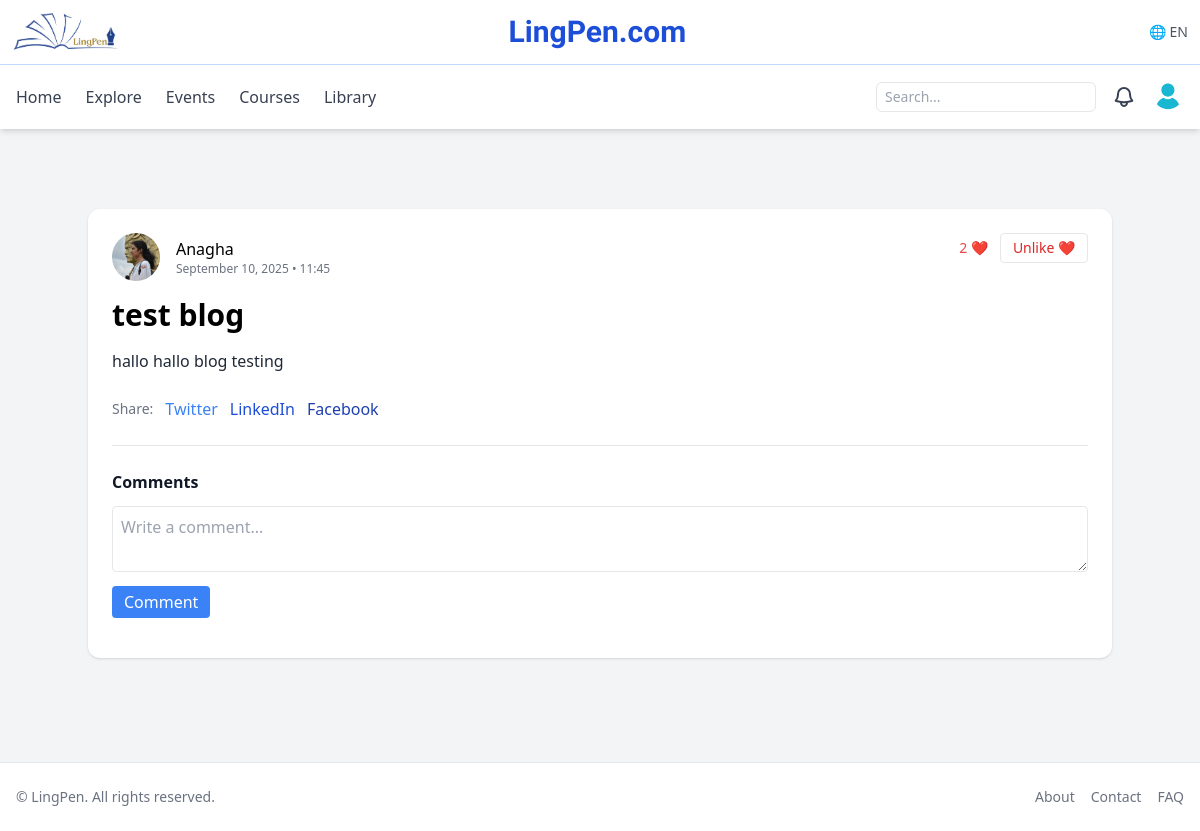
The page /blogs/2 (signed in) on the database its author committed.
### app/models.py (models this page shows, shortened)
class Profile(db.Model):
    id = db.Column(db.Integer, primary_key=True)
    user_id = db.Column(db.Integer, db.ForeignKey("user.id"), unique=True)
    first_name = db.Column(db.String(80))
    last_name = db.Column(db.String(80))
    dob = db.Column(db.Date)
    photo_url = db.Column(db.String(255))
    cover_url = db.Column(db.String(255))
    about = db.Column(db.Text)
    primary_language = db.Column(db.String(80))
    interests = db.Column(db.String(255))
    proficiency_level = db.Column(db.String(50))
    user = db.relationship("User", back_populates="profile")

class Blog(db.Model):
    __tablename__ = "blog"
    id = db.Column(db.Integer, primary_key=True)
    user_id = db.Column(db.Integer, db.ForeignKey("user.id"), nullable=False, index=True)
    title = db.Column(db.String(255), nullable=False)
    body = db.Column(db.Text, nullable=False)
    excerpt = db.Column(db.String(500))
    cover_image = db.Column(db.String(255))
    tags = db.Column(db.String(255))  # Comma-separated tags
    category = db.Column(db.String(100))  # e.g., Linguistics, Syntax, etc.
    reading_time = db.Column(db.Integer)  # in minutes
    is_featured = db.Column(db.Boolean, default=False)
    views = db.Column(db.Integer, default=0)
    created_at = db.Column(db.DateTime, default=datetime.utcnow)
    updated_at = db.Column(db.DateTime, onupdate=datetime.utcnow)
    user = db.relationship("User", backref=db.backref("blogs", lazy="dynamic"))
    likes = db.relationship("BlogLike", back_populates="blog", cascade="all, delete-orphan", lazy="dynamic")
    comments = db.relationship("BlogComment", back_populates="blog", cascade="all, delete-orphan", lazy="dynamic")
    bookmarked_by = db.relationship("User", secondary=blog_bookmarks,
                                    backref=db.backref("saved_blogs", lazy="dynamic"))

### app/blueprints/blogs/routes.py (the view)
@bp.route("/<int:blog_id>")
def detail(blog_id):
    blog = Blog.query.get_or_404(blog_id)
    blog.views = (blog.views or 0) + 1
    db.session.commit()
    form = CommentForm()
    comments = BlogComment.query.filter_by(blog_id=blog.id, parent_id=None) \
        .order_by(BlogComment.created_at.desc()).all()
    related = Blog.query.filter(
        Blog.category == blog.category,
        Blog.id != blog.id
    ).order_by(Blog.created_at.desc()).limit(3).all()
    return render_template("blogs/detail.html", blog=blog, form=form, comments=comments, related_posts=related)

### app/forms.py
class CommentForm(FlaskForm):
    body = TextAreaField('Comment', validators=[DataRequired(), Length(min=1, max=2000)])
    parent_id = HiddenField('Parent Comment ID')
    submit = SubmitField('Comment')

### app/models.py (called while the page is built)
@login_manager.user_loader
def load_user(user_id):
    return db.session.get(User, int(user_id))

### app/templates/blogs/detail.html (shortened to what this page needs)
{% extends 'base.html' %}
{% block content %}
<div class="max-w-5xl mx-auto my-8">
  <div class="bg-white rounded-xl shadow p-6">
    <div class="flex items-start justify-between gap-6">
      <div class="flex items-center gap-4">
        <div class="w-12 h-12 rounded-full overflow-hidden">
          <img src="{{ blog.user.profile.photo_url or url_for('static', filename='default_avatar.png') }}" class="w-full h-full object-cover">
        </div>
        <div>
          <a href="{{ url_for('users.profile', user_id=blog.user.id) }}" class="font-medium text-black">
            {{ blog.user.profile.first_name or blog.user.email }}
          </a>
          <div class="text-xs text-gray-500">{{ blog.created_at.strftime('%B %d, %Y • %H:%M') }}</div>
        </div>
      </div>
      <div class="flex items-center gap-3">
        <div class="text-sm text-red-500">{{ blog.likes.count() }} ❤</div>
        {% if current_user.is_authenticated %}
          <form method="post" action="{{ url_for('blogs.like', blog_id=blog.id) }}">
            <button type="submit" class="px-3 py-1 border rounded text-sm text-red-600">
              {% if blog.likes.filter_by(user_id=current_user.id).first() %}
                Unlike ❤
              {% else %}
                Like ❤
              {% endif %}
            </button>
          </form>
        {% endif %}
      </div>
    </div>
    <h1 class="mt-4 text-3xl font-extrabold text-black">{{ blog.title }}</h1>
    <article class="mt-4 prose prose-indigo max-w-none text-gray-800">
      {{ blog.body|safe }}
    </article>
    <div class="mt-6 flex items-center gap-3">
      <span class="text-sm text-gray-500">Share:</span>
      <a href="https://twitter.com/intent/tweet?url={{ request.url }}" target="_blank" class="text-blue-500 hover:underline">Twitter</a>
      <a href="https://www.linkedin.com/shareArticle?url={{ request.url }}" target="_blank" class="text-blue-700 hover:underline">LinkedIn</a>
      <a href="https://www.facebook.com/sharer/sharer.php?u={{ request.url }}" target="_blank" class="text-blue-800 hover:underline">Facebook</a>
    </div>
    <hr class="my-6">
    <div x-data="commentsComponent({{ blog.id }})" x-init="loadComments()">
      <h2 class="font-semibold mb-3">Comments</h2>
      {% if current_user.is_authenticated %}
        <div class="mb-4">
          <textarea x-model="newComment" class="w-full border rounded p-2" placeholder="Write a comment..."></textarea>
          <button @click="submitComment()" class="bg-blue-500 text-white px-3 py-1 rounded mt-2">Comment</button>
        </div>
      {% else %}
        <p class="text-sm text-gray-500">
          Please <a href="{{ url_for('auth.login') }}" class="text-blue-600 underline">login</a> to comment.
        </p>
      {% endif %}
    </div>
  </div>
{% endblock %}

### rows shown on the page
Profile: user.profile (picture), user.profile "Anagha"
Blog: created_at "September 10, 2025 • 11:45", title "test blog", body "hallo hallo blog testing"

### other values the page prints
{{ blog.likes.count() }} "2"
